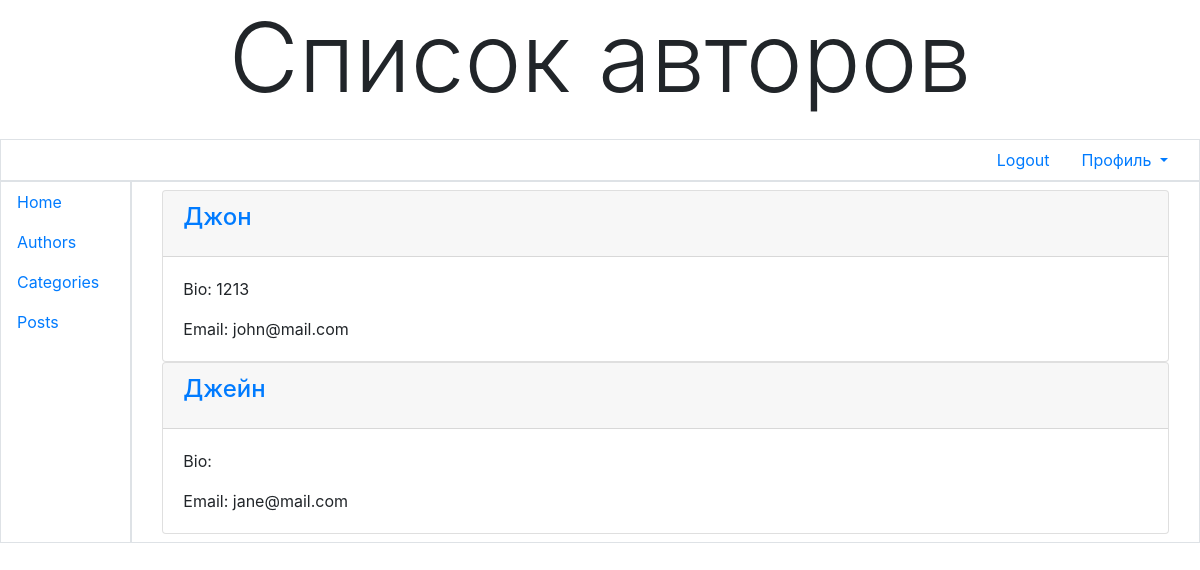
/authors/ (signed in), run on the app's committed database.
### views_app/models.py (models this page shows, shortened)
class Author(models.Model):
    objects = models.Manager()
    new_manager = CategoryManager()
    name = models.CharField(max_length=100)
    email = models.EmailField(unique=True)
    bio = models.TextField()
    user = models.OneToOneField(User, on_delete=models.CASCADE, null=True, blank=True)

### views_app/views.py (the view)
# urls.py: path('authors/', views.AuthorList.as_view(), name='author_list'),
class AuthorList(LoginRequiredMixin, ListView):
    model = Author
    context_object_name = 'authors' # Author.objects.all()
    paginate_by = 2

### views_app/templates/views_app/author_list.html (shortened to what this page needs)
{% extends 'layouts/navbar.html' %}
{% load bootstrap4 %}
{% block header %}Список авторов{% endblock %}
{% block content %}
    <div class="container">
        {% for author in authors %}
            <div class="card md-3">
                <div class="card-header">
                    <h4 class="card-title"><a href="{% url 'author_detail' pk=author.pk %}">{{ author.name }}</a></h4>
                </div>
                <div class="card-body">
                    <p class="card-text">Bio: {{ author.bio }}</p>
                    <p class="card-text">Email: {{ author.email }}</p>
                </div>
            </div>
        {% endfor %}
    </div>
{% endblock %}

### data on the page
Author: name "Джон", bio "1213", email "john@mail.com"
Author: name "Джейн", email "jane@mail.com"
